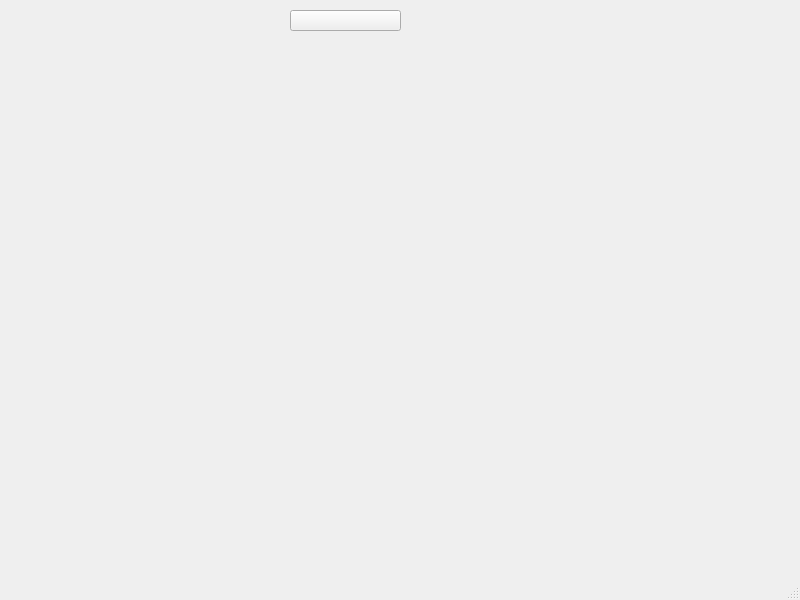
<?xml version="1.0" encoding="UTF-8"?>
<ui version="4.0">
 <class>MainWindow</class>
 <widget class="QMainWindow" name="MainWindow">
  <property name="geometry">
   <rect>
    <x>0</x>
    <y>0</y>
    <width>800</width>
    <height>600</height>
   </rect>
  </property>
  <property name="windowTitle">
   <string>MainWindow</string>
  </property>
  <widget class="QWidget" name="centralwidget">
   <widget class="QPushButton" name="pushButton">
    <property name="geometry">
     <rect>
      <x>290</x>
      <y>10</y>
      <width>111</width>
      <height>21</height>
     </rect>
    </property>
    <property name="text">
     <string/>
    </property>
   </widget>
  </widget>
  <widget class="QMenuBar" name="menubar">
   <property name="geometry">
    <rect>
     <x>0</x>
     <y>0</y>
     <width>800</width>
     <height>26</height>
    </rect>
   </property>
  </widget>
  <widget class="QStatusBar" name="statusbar"/>
 </widget>
 <resources/>
 <connections/>
</ui>
